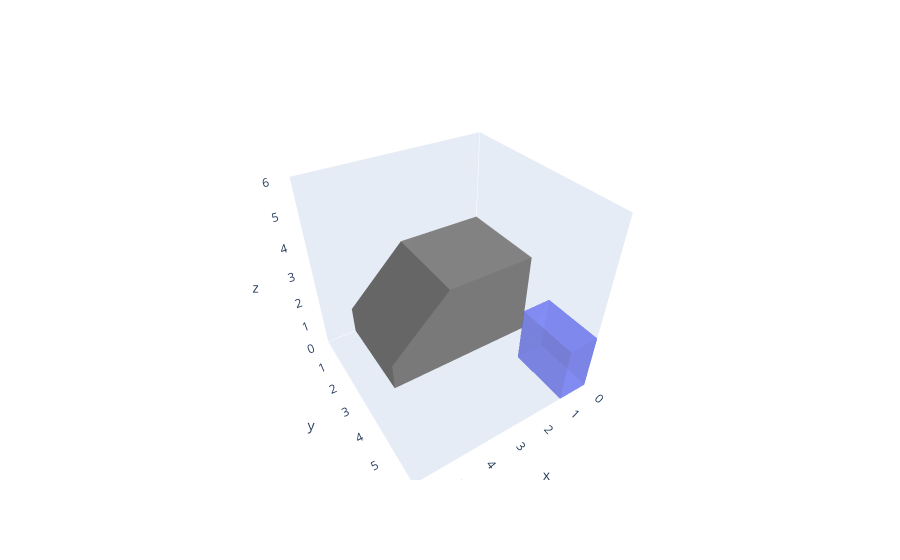

Here is the notebook cell this chart was saved with:
### Code cell
plotter.plot_all(vol_space, article, plot_unavailable=True)

### Figure 1 — Plotly figure (JSON) as saved in the notebook; plotly's stock layout.template omitted (floating-point values rounded to 4 significant figures)
{"data": [{"alphahull": 0, "flatshading": true, "hoverinfo": "name", "name": "Article", "opacity": 0.5, "type": "mesh3d", "x": [0, 0, 1, 1, 0, 0, 1, 1], "y": [4, 6, 6, 4, 4, 6, 6, 4], "z": [0, 0, 0, 0, 2, 2, 2, 2]}, {"alphahull": 0, "color": "grey", "flatshading": true, "hoverinfo": "none", "type": "mesh3d", "x": [0, 0, 0, 0, 0, 0, 0, 0, 0, 0, 0, 0, 0, 0, 0, 0, 1, 1, 1, 1, 1, 1, 1, 1, 1, 1, 1, 1, 1, 1, 1, 1, 2, 2, 2, 2, 2, 2, 2, 2, 2, 2, 2, 2, 2, 2, 2, 2, 3, 3, 3, 3, 3, 3, 3, 3, 3, 3, 3, 3, 3, 3, 3, 3, 4, 4, 4, 4, 4, 4, 4, 4, 5, 5, 5, 5, 5, 5, 5, 5], "y": [0, 0, 0, 0, 1, 1, 1, 1, 2, 2, 2, 2, 3, 3, 3, 3, 0, 0, 0, 0, 1, 1, 1, 1, 2, 2, 2, 2, 3, 3, 3, 3, 0, 0, 0, 0, 1, 1, 1, 1, 2, 2, 2, 2, 3, 3, 3, 3, 0, 0, 0, 0, 1, 1, 1, 1, 2, 2, 2, 2, 3, 3, 3, 3, 0, 0, 1, 1, 2, 2, 3, 3, 0, 0, 1, 1, 2, 2, 3, 3], "z": [0, 1, 2, 3, 0, 1, 2, 3, 0, 1, 2, 3, 0, 1, 2, 3, 0, 1, 2, 3, 0, 1, 2, 3, 0, 1, 2, 3, 0, 1, 2, 3, 0, 1, 2, 3, 0, 1, 2, 3, 0, 1, 2, 3, 0, 1, 2, 3, 0, 1, 2, 3, 0, 1, 2, 3, 0, 1, 2, 3, 0, 1, 2, 3, 0, 1, 0, 1, 0, 1, 0, 1, 0, 1, 0, 1, 0, 1, 0, 1]}], "layout": {"autosize": true, "scene": {"aspectmode": "cube", "aspectratio": {"x": 1, "y": 1, "z": 1}, "camera": {"center": {"x": 0, "y": 0, "z": 0}, "eye": {"x": 0.9022, "y": 1.425, "z": 1.357}, "projection": {"type": "perspective"}, "up": {"x": 0, "y": 0, "z": 1}}, "xaxis": {"range": [0, 6], "showgrid": false, "showspikes": false, "type": "linear"}, "yaxis": {"range": [0, 6], "showgrid": false, "showspikes": false, "type": "linear"}, "zaxis": {"range": [0, 6], "showgrid": false, "showspikes": false, "type": "linear"}}}}
